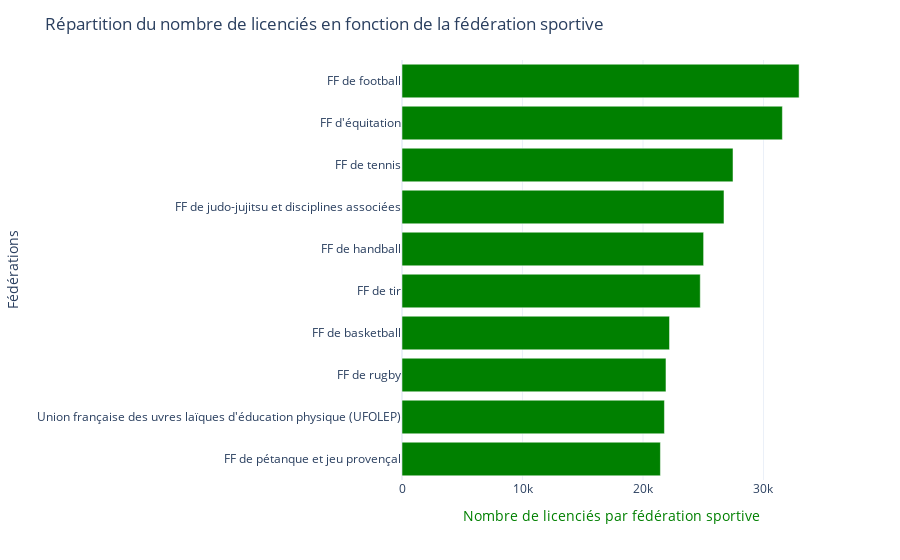

Source (notebook cell):
### Markdown cell above
Encore une fois sans surprise, on observe que le classement des sports par nombre d'infrastructures comporte de nombreuses similitudes avec le classement des sports par nombre de licenciés (avec des sports communs comme le football, l'équitation, le tennis, le handball, le basketball, le rugby ou encore la pétanque).

### Code cell
fig = px.bar(df2.sort_values('Licenciés', ascending=False).head(10).sort_values('Licenciés', ascending=True), orientation='h', x='Licenciés',
             y='Fédérations', color_discrete_sequence=["green"], template="plotly_white")

fig.update_layout(
    title='Répartition du nombre de licenciés en fonction de la fédération sportive',
    xaxis_title='Nombre de licenciés par fédération sportive')
fig.update_xaxes(title_font=dict(color='green'))

### Figure 1 — Plotly figure (JSON) as saved in the notebook; plotly's stock layout.template omitted (floating-point values rounded to 4 significant figures)
{"data": [{"alignmentgroup": "True", "hovertemplate": "Licenciés=%{x}<br>Fédérations=%{y}<extra></extra>", "legendgroup": "", "marker": {"color": "green", "pattern": {"shape": ""}}, "name": "", "offsetgroup": "", "orientation": "h", "showlegend": false, "textposition": "auto", "type": "bar", "x": [21445, 21779, 21907, 22201, 24753, 25030, 26722, 27470, 31568, 32955], "xaxis": "x", "y": ["FF de pétanque et jeu provençal", "Union française des uvres laïques d'éducation physique (UFOLEP)", "FF de rugby", "FF de basketball", "FF de tir", "FF de handball", "FF de judo-jujitsu et disciplines associées", "FF de tennis", "FF d'équitation", "FF de football"], "yaxis": "y"}], "layout": {"autosize": true, "barmode": "relative", "legend": {"tracegroupgap": 0}, "margin": {"t": 60}, "title": {"text": "Répartition du nombre de licenciés en fonction de la fédération sportive"}, "xaxis": {"anchor": "y", "autorange": true, "domain": [0, 1], "range": [0, 34690.0], "title": {"font": {"color": "green"}, "text": "Nombre de licenciés par fédération sportive"}, "type": "linear"}, "yaxis": {"anchor": "x", "autorange": true, "domain": [0, 1], "range": [-0.5, 9.5], "title": {"text": "Fédérations"}, "type": "category"}}}
